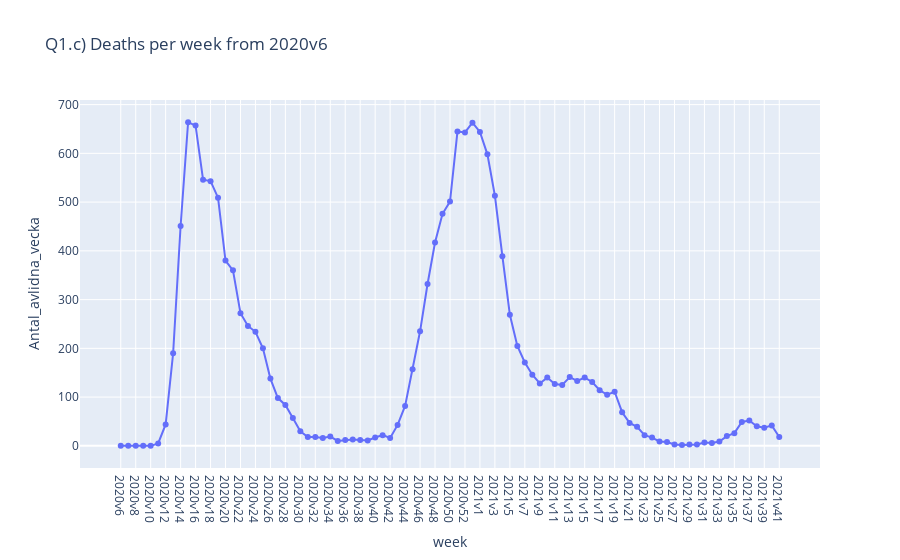

The notebook cell this image was saved under:
### Code cell
px_line(y="Antal_avlidna_vecka",title="Q1.c) Deaths per week from 2020v6")

### Figure 1 — Plotly figure (JSON) as saved in the notebook; plotly's stock layout.template omitted (floating-point values rounded to 4 significant figures)
{"data": [{"hovertemplate": "week=%{x}<br>Antal_avlidna_vecka=%{y}<extra></extra>", "legendgroup": "", "line": {"color": "#636efa", "dash": "solid"}, "marker": {"symbol": "circle"}, "mode": "markers+lines", "name": "", "orientation": "v", "showlegend": false, "type": "scatter", "x": ["2020v6", "2020v7", "2020v8", "2020v9", "2020v10", "2020v11", "2020v12", "2020v13", "2020v14", "2020v15", "2020v16", "2020v17", "2020v18", "2020v19", "2020v20", "2020v21", "2020v22", "2020v23", "2020v24", "2020v25", "2020v26", "2020v27", "2020v28", "2020v29", "2020v30", "2020v31", "2020v32", "2020v33", "2020v34", "2020v35", "2020v36", "2020v37", "2020v38", "2020v39", "2020v40", "2020v41", "2020v42", "2020v43", "2020v44", "2020v45", "2020v46", "2020v47", "2020v48", "2020v49", "2020v50", "2020v51", "2020v52", "2020v53", "2021v1", "2021v2", "2021v3", "2021v4", "2021v5", "2021v6", "2021v7", "2021v8", "2021v9", "2021v10", "2021v11", "2021v12", "2021v13", "2021v14", "2021v15", "2021v16", "2021v17", "2021v18", "2021v19", "2021v20", "2021v21", "2021v22", "2021v23", "2021v24", "2021v25", "2021v26", "2021v27", "2021v28", "2021v29", "2021v30", "2021v31", "2021v32", "2021v33", "2021v34", "2021v35", "2021v36", "2021v37", "2021v38", "2021v39", "2021v40", "2021v41"], "xaxis": "x", "y": [0, 0, 0, 0, 0, 5, 44, 190, 451, 664, 657, 546, 543, 509, 380, 360, 272, 246, 234, 200, 138, 98, 84, 57, 30, 18, 18, 16, 19, 10, 12, 13, 12, 11, 17, 22, 16, 43, 82, 157, 235, 332, 417, 476, 501, 645, 643, 663, 644, 598, 513, 389, 269, 205, 171, 146, 128, 140, 127, 125, 141, 133, 140, 131, 114, 105, 111, 69, 47, 39, 22, 17, 9, 8, 3, 2, 3, 3, 7, 6, 9, 20, 26, 49, 52, 40, 37, 42, 18], "yaxis": "y"}], "layout": {"hovermode": "x", "legend": {"tracegroupgap": 0}, "title": {"text": "Q1.c) Deaths per week from 2020v6"}, "xaxis": {"anchor": "y", "domain": [0, 1], "showspikes": true, "spikecolor": "green", "spikedash": "solid", "spikemode": "across", "spikesnap": "cursor", "title": {"text": "week"}}, "yaxis": {"anchor": "x", "domain": [0, 1], "title": {"text": "Antal_avlidna_vecka"}}}}
